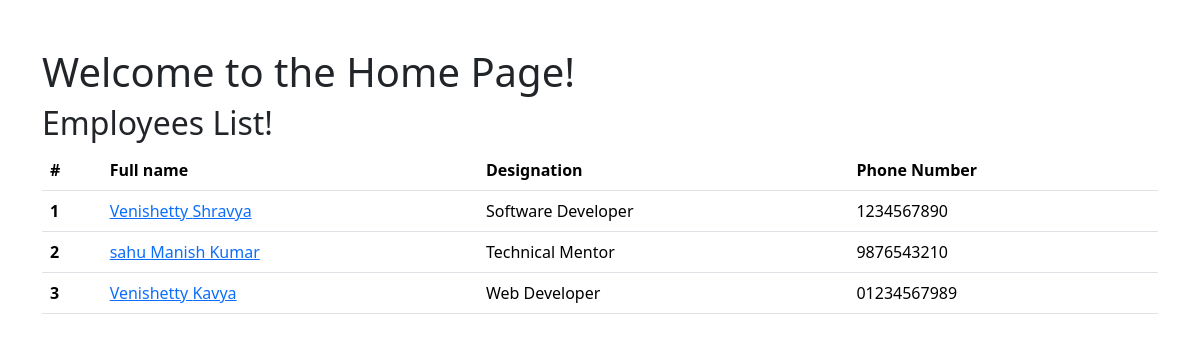
The page / on the database its author committed.
### employees/models.py (models this page shows, shortened)
class Employee(models.Model):
    first_name = models.CharField(max_length=100)
    last_name = models.CharField(max_length=100)
    photo = models.ImageField(upload_to='images')
    designation = models.CharField(max_length=100)
    email = models.EmailField(max_length=100,unique=True)
    phone_number = models.CharField(max_length=15, blank=True, null=True)
    created_at = models.DateTimeField(auto_now_add=True)
    updated_at = models.DateTimeField(auto_now=True)

### mysite/views.py (the view)
# urls.py: 2. Add a URL to urlpatterns:  path('', views.home, name='home')
def home(request):
    employess = Employee.objects.all()  # Fetch all employees from the database
    context = {
        'employees': employess, # Pass the employees to the template context
    }
    return render(request, 'home.html', context)  # Render the home template with the context

### templates/home.html (shortened to what this page needs)
{% load static %}
<!DOCTYPE html>
<html lang="en">
<head>
    <link href="https://cdn.jsdelivr.net/npm/bootstrap@5.3.7/dist/css/bootstrap.min.css" rel="stylesheet">
</head>
<body>
<div class="container pt-5">
    <h1>Welcome to the Home Page!</h1>
    <h2>Employees List!</h2>
    <table class="table">
  <thead>
    <tr>
      <th scope="col">#</th>
      <th scope="col">Full name</th>
      <th scope="col">Designation</th>
      <th scope="col">Phone Number</th>
    </tr>
  </thead>
  <tbody>
    {% for i in employees %}
    <tr>
      <th>{{ forloop.counter }}</th>
      <td><a href="{% url 'employee_detail' i.id %}">{{ i.first_name }} {{ i.last_name }}</a></td>
      <td>{{ i.designation }}</td>
      <td>{{ i.phone_number }}</td>
    </tr>
    {% endfor %}
  </tbody>
</table>
</div>
</body>
</html>

### rows shown on the page
Employee: first_name "Venishetty", last_name "Shravya", designation "Software Developer", phone_number "1234567890"
Employee: first_name "sahu", last_name "Manish Kumar", designation "Technical Mentor", phone_number "9876543210"
Employee: first_name "Venishetty", last_name "Kavya", designation "Web Developer", phone_number "01234567989"
